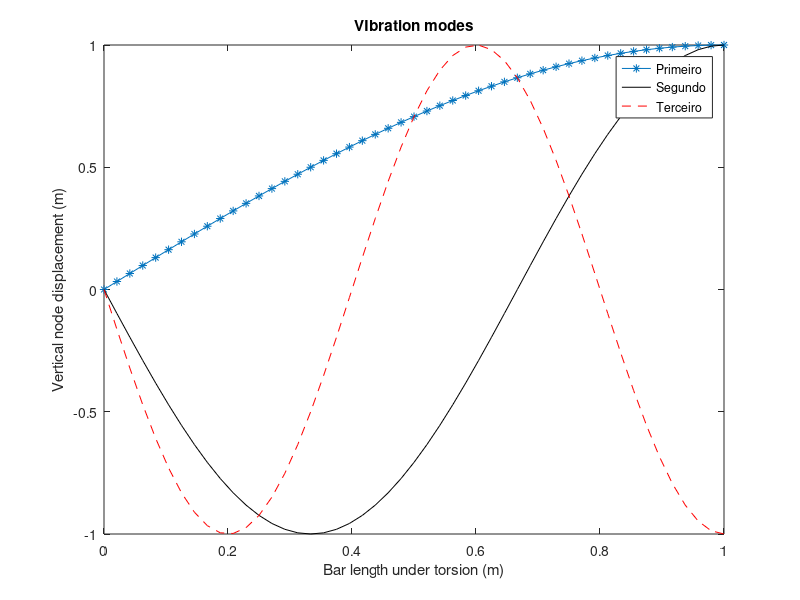

Here is the MATLAB script that generated this plot:
%% Program: Torsion
%
%   @DESCRIPTION: Define the different vibration modes of a free-free or free-clamped bar
%   @AUTHOR: Renan Miranda Portela
%   
%% Clen memory and close all windows open
clear all
close all
clc

%% COORDINATE MATRIX
%   coord = [number | X-position |  Y-position] 

node = 49;             % number of nodes
L = 1;                 % length

coord = zeros(node-1,3);

for i = 1:node
  coord(i,1) = i;                % node number
  coord(i,2) = L/(node-1)*(i-1); % X-coordinate
  coord(i,3) = 0; % Y-coordinate
end


%% INCIDENCE MATRIX
% inci = [number | material | geometry | node-1 | node-2 ]

inci = zeros(node-1,5); 
for i = 1:node-1
  inci(i,1) = i;           % node number
  inci(i,2) = 1;           % material
  inci(i,3) = 1;           % geometry
  inci(i,4) = i;           % node-1
  inci(i,5) = i +1;        % node-2
end

%% MATERIALS TABLE
%  Tmat = [ Material 1 | Material 2 | Material 3 ...]
%
%  column 1: Young's modulus
%  column 2: Poisson ratio
  
tabmat = [210E9 0.33];

%% GEOMETRY TABLE
%  Tgeo = [ Geometria 1 | Geometria 2 | Geometria 3 ...]
%
%  column 1: area - square meter
%  column 2: density - kg/m³

tabgeo = [0.1 7860];

%% BOUNDARY CONDITIONS
%   bc = [node | degree of freedom (DF) | value]
%
%   DF 1 --> x
%   DF 2 --> y
%   DF 3 --> z
%   DF 4 --> ox
%   DF 5 --> oy
%   DF --> oz

% bc=[];          % Free-Free bar
bc=[1 1 0];       % Clamped-Free bar

%% EXTERNAL LOAD
%   F = [node | DF | value]
%
%   DF 1 --> Fx
%   DF 2 --> Fy
%   DF 3 --> Fz
%   DF 4 --> Mx
%   DF 5 --> My
%   DF 6 --> Mz

Load=[];

%   VECTOR SIZES
nbc = size(bc,1);  % number of boundary conditions
nF = size(Load,1); % number of external loads
neq = 0;           % number of equations
ngdl = 1;          % number of degrees of freedom


%%  Assembly of global mass and stiffness matrices
id=ones(1,node);

for i=1:nbc
    id(bc(i,2),bc(i,2))=bc(i,3);
end

for i= 1:node
    for j = 1:ngdl
        if id(j,i)== 1
            neq = neq +1;
            id(j,i) = neq;
        end
    end
end

kg = zeros(neq,neq); % pre-allocation of global stiffness matrix
mg = zeros(neq,neq); % pre-allocation of global mass matrix

for i = 1:node-1     % matrices assembly
    no1 = inci(i,4);
    no2 = inci(i,5);
    x1 = coord(no1,2);
    x2 = coord(no2,2);
    l = x2 - x1;
    mat = inci(i,2);
    geo = inci(i,3);
    E = tabmat(1,mat);
    a = tabgeo(1);
    rho = tabgeo(2);
    ke = 1/l*[1 -1; -1 1];       % local stiffness matrix
    me = 1*l/6*[2 1;1 2];        % local mass matrix
    loc = [id(1,no1),id(1,no2)]; 
    for j = 1:2
        if loc(j) ~= 0;
            for k = 1:2
                if loc(k) ~=0
                    kg(loc(j),loc(k))=kg(loc(j),loc(k))+ke(j,k);
                    mg(loc(j),loc(k))=mg(loc(j),loc(k))+me(j,k);
                end
            end
        end
    end
end

[theta,D]=eig(kg,mg); % theta = vibration mode

for i = 1:size(theta,1)
    theta(:,i) = theta(:,i)/max(abs(theta(:,i)));    
end

lambda = diag(D); % eigenvalues [K] - lambda*[M] = 0 

poisson = tabmat(2);

G = E/(2*(1+poisson));
 
b = 1;%sqrt(G/rho);

omega = sqrt(lambda)*b; % vibration frequency

coord_2 = coord; %coord_2 = node coordinate after vibration

y_1 = zeros(node,1);

if isempty(bc)
    
    for i = 1 : node-1 % first mode of vibration
        coord_2(i+1,3) = coord_2(i+1,3) + theta(i,2);
        y_1(i+1) = sin((pi*coord_2(i+1,2))/2);
    end
    
    figure(1)
    plot(coord_2(:,2),coord_2(:,3),'*-')
    
    title('Modos de vibração')
    xlabel('Comprimento da barra sob torção (m)') % x-axis label
    ylabel('Deslocamento vertical do nó')         % x-axis label

    hold on
    
    coord_2 = coord; 

    if node >= 3

        y_2 = zeros(node,1);

        for i = 1 : node-1 % second mode of vibration
            coord_2(i+1,3) = coord_2(i+1,3) - theta(i,3);
            y_2(i+1) = sin((3*pi*coord_2(i+1,2))/2);
        end

        erro_2 = norm(abs(coord_2(:,3))-abs(y_2));

        plot(coord_2(:,2),coord_2(:,3),'k')

        coord_2 = coord; 
    end

    if node >= 4

        y_3 = zeros(node,1);

        for i = 1 : node-1 % third mode of vibration
            coord_2(i+1,3) = coord_2(i+1,3) + theta(i,4);
            y_3(i+1) = sin((5*pi*coord_2(i+1,2))/2);
        end

        erro_3 = norm(abs(coord_2(:,3))-abs(y_3));

        plot(coord_2(:,2),coord_2(:,3),'r--')

        legend('Primeiro','Segundo','Terceiro')

        coord_2 = coord; 

    end
    
else

    for i = 1 : node-1 % first mode of vibration
        coord_2(i+1,3) = coord_2(i+1,3) - theta(i,1);
        y_1(i+1) = sin((pi*coord_2(i+1,2))/2);
    end

    erro = norm(abs(coord_2(:,3))-abs(y_1));

    figure(1)
    plot(coord_2(:,2),coord_2(:,3),'*-')

    title('VIbration modes')
    xlabel('Bar length under torsion (m)') % x-axis label
    ylabel('Vertical node displacement (m)') % y-axis label

    hold on

    coord_2 = coord; 

    if node >= 3

        y_2 = zeros(node,1);

        for i = 1 : node-1 % second vibration mode
            coord_2(i+1,3) = coord_2(i+1,3) + theta(i,2);
            y_2(i+1) = sin((3*pi*coord_2(i+1,2))/2);
        end

        erro_2 = norm(abs(coord_2(:,3))-abs(y_2));

        plot(coord_2(:,2),coord_2(:,3),'k')

        coord_2 = coord; 
    end

    if node >= 4

        y_3 = zeros(node,1);

        for i = 1 : node-1 % third vibration mode
            coord_2(i+1,3) = coord_2(i+1,3) - theta(i,3);
            y_3(i+1) = sin((5*pi*coord_2(i+1,2))/2);
        end

        erro_3 = norm(abs(coord_2(:,3))-abs(y_3));

        plot(coord_2(:,2),coord_2(:,3),'r--')

        legend('Primeiro','Segundo','Terceiro')

        coord_2 = coord;

    end
end

fprintf('\n\n******* Eigenvalues *******\n')
fprintf('       %f\n',lambda)
fprintf('\n\n******* Vibration frequencies *******\n')
fprintf('       %f\n',omega)
fprintf('\n\n******* First vibration mode *******\n')
fprintf('       %f\n',theta(:,1))
